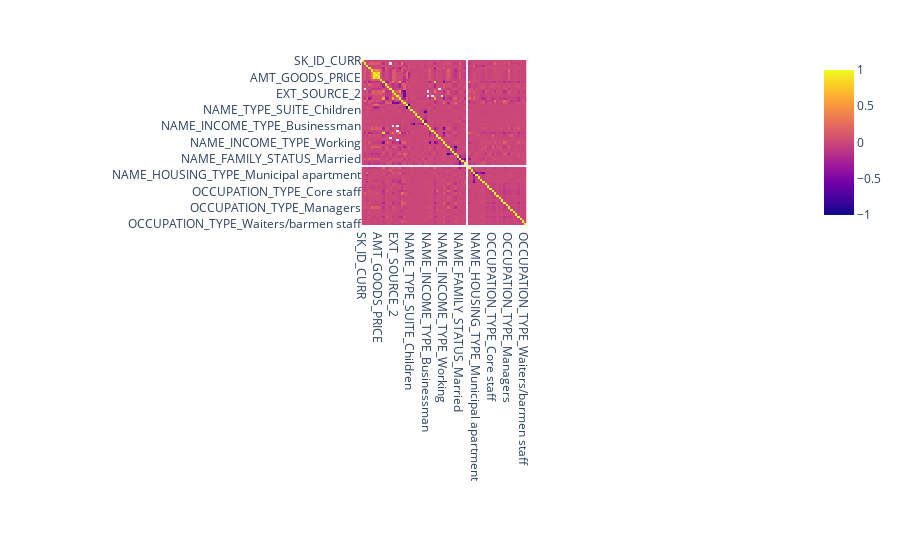

Notebook code for this chart:
### Markdown cell above
### [4] Comparing the model predictions with respect to the original training data¶
#### [4.1] Manual correlation matrix after one hot encoding

### Code cell
df_test.reset_index(drop = True, inplace = True)
xgb_base_test_results = pd.DataFrame(xgb_base_test_results, columns = ['pred'])

test_correlation = pd.concat([df_test, xgb_base_test_results],
                             axis = 1)

test_correlation_dummies = pd.get_dummies(test_correlation)

fig = px.imshow(test_correlation_dummies.corr())
fig.show()

### Figure 1 — Plotly figure (JSON) as saved in the notebook; plotly's stock layout.template omitted (floating-point values rounded to 4 significant figures; data arrays with more than 128 entries replaced by an {"elided": "..."} marker saying what was removed)
{"data": [{"coloraxis": "coloraxis", "hovertemplate": "x: %{x}<br>y: %{y}<br>color: %{z}<extra></extra>", "name": "0", "type": "heatmap", "x": ["SK_ID_CURR", "FLAG_OWN_CAR", "FLAG_OWN_REALTY", "CNT_CHILDREN", "AMT_INCOME_TOTAL", "AMT_CREDIT", "AMT_ANNUITY", "AMT_GOODS_PRICE", "REGION_POPULATION_RELATIVE", "DAYS_EMPLOYED", "DAYS_REGISTRATION", "DAYS_ID_PUBLISH", "OWN_CAR_AGE", "EXT_SOURCE_1", "EXT_SOURCE_2", "EXT_SOURCE_3", "AGE", "CODE_GENDER_M", "pred", "NAME_CONTRACT_TYPE_Cash loans", "NAME_CONTRACT_TYPE_Revolving loans", "NAME_TYPE_SUITE_Children", "NAME_TYPE_SUITE_Family", "NAME_TYPE_SUITE_Group of people", "NAME_TYPE_SUITE_Other_A", "NAME_TYPE_SUITE_Other_B", "NAME_TYPE_SUITE_Spouse, partner", "NAME_TYPE_SUITE_Unaccompanied", "NAME_INCOME_TYPE_Businessman", "NAME_INCOME_TYPE_Commercial associate", "NAME_INCOME_TYPE_Maternity leave", "NAME_INCOME_TYPE_Pensioner", "NAME_INCOME_TYPE_State servant", "NAME_INCOME_TYPE_Student", "NAME_INCOME_TYPE_Unemployed", "NAME_INCOME_TYPE_Working", "NAME_EDUCATION_TYPE_Academic degree", "NAME_EDUCATION_TYPE_Higher education", "NAME_EDUCATION_TYPE_Incomplete higher", "NAME_EDUCATION_TYPE_Lower secondary", "NAME_EDUCATION_TYPE_Secondary / secondary special", "NAME_FAMILY_STATUS_Civil marriage", "NAME_FAMILY_STATUS_Married", "NAME_FAMILY_STATUS_Separated", "NAME_FAMILY_STATUS_Single / not married", "NAME_FAMILY_STATUS_Unknown", "NAME_FAMILY_STATUS_Widow", "NAME_HOUSING_TYPE_Co-op apartment", "NAME_HOUSING_TYPE_House / apartment", "NAME_HOUSING_TYPE_Municipal apartment", "NAME_HOUSING_TYPE_Office apartment", "NAME_HOUSING_TYPE_Rented apartment", "NAME_HOUSING_TYPE_With parents", "OCCUPATION_TYPE_Accountants", "OCCUPATION_TYPE_Cleaning staff", "OCCUPATION_TYPE_Cooking staff", "OCCUPATION_TYPE_Core staff", "OCCUPATION_TYPE_Drivers", "OCCUPATION_TYPE_HR staff", "OCCUPATION_TYPE_High skill tech staff", "OCCUPATION_TYPE_IT staff", "OCCUPATION_TYPE_Laborers", "OCCUPATION_TYPE_Low-skill Laborers", "OCCUPATION_TYPE_Managers", "OCCUPATION_TYPE_Medicine staff", "OCCUPATION_TYPE_Private service staff", "OCCUPATION_TYPE_Realty agents", "OCCUPATION_TYPE_Sales staff", "OCCUPATION_TYPE_Secretaries", "OCCUPATION_TYPE_Security staff", "OCCUPATION_TYPE_Waiters/barmen staff"], "xaxis": "x", "y": ["SK_ID_CURR", "FLAG_OWN_CAR", "FLAG_OWN_REALTY", "CNT_CHILDREN", "AMT_INCOME_TOTAL", "AMT_CREDIT", "AMT_ANNUITY", "AMT_GOODS_PRICE", "REGION_POPULATION_RELATIVE", "DAYS_EMPLOYED", "DAYS_REGISTRATION", "DAYS_ID_PUBLISH", "OWN_CAR_AGE", "EXT_SOURCE_1", "EXT_SOURCE_2", "EXT_SOURCE_3", "AGE", "CODE_GENDER_M", "pred", "NAME_CONTRACT_TYPE_Cash loans", "NAME_CONTRACT_TYPE_Revolving loans", "NAME_TYPE_SUITE_Children", "NAME_TYPE_SUITE_Family", "NAME_TYPE_SUITE_Group of people", "NAME_TYPE_SUITE_Other_A", "NAME_TYPE_SUITE_Other_B", "NAME_TYPE_SUITE_Spouse, partner", "NAME_TYPE_SUITE_Unaccompanied", "NAME_INCOME_TYPE_Businessman", "NAME_INCOME_TYPE_Commercial associate", "NAME_INCOME_TYPE_Maternity leave", "NAME_INCOME_TYPE_Pensioner", "NAME_INCOME_TYPE_State servant", "NAME_INCOME_TYPE_Student", "NAME_INCOME_TYPE_Unemployed", "NAME_INCOME_TYPE_Working", "NAME_EDUCATION_TYPE_Academic degree", "NAME_EDUCATION_TYPE_Higher education", "NAME_EDUCATION_TYPE_Incomplete higher", "NAME_EDUCATION_TYPE_Lower secondary", "NAME_EDUCATION_TYPE_Secondary / secondary special", "NAME_FAMILY_STATUS_Civil marriage", "NAME_FAMILY_STATUS_Married", "NAME_FAMILY_STATUS_Separated", "NAME_FAMILY_STATUS_Single / not married", "NAME_FAMILY_STATUS_Unknown", "NAME_FAMILY_STATUS_Widow", "NAME_HOUSING_TYPE_Co-op apartment", "NAME_HOUSING_TYPE_House / apartment", "NAME_HOUSING_TYPE_Municipal apartment", "NAME_HOUSING_TYPE_Office apartment", "NAME_HOUSING_TYPE_Rented apartment", "NAME_HOUSING_TYPE_With parents", "OCCUPATION_TYPE_Accountants", "OCCUPATION_TYPE_Cleaning staff", "OCCUPATION_TYPE_Cooking staff", "OCCUPATION_TYPE_Core staff", "OCCUPATION_TYPE_Drivers", "OCCUPATION_TYPE_HR staff", "OCCUPATION_TYPE_High skill tech staff", "OCCUPATION_TYPE_IT staff", "OCCUPATION_TYPE_Laborers", "OCCUPATION_TYPE_Low-skill Laborers", "OCCUPATION_TYPE_Managers", "OCCUPATION_TYPE_Medicine staff", "OCCUPATION_TYPE_Private service staff", "OCCUPATION_TYPE_Realty agents", "OCCUPATION_TYPE_Sales staff", "OCCUPATION_TYPE_Secretaries", "OCCUPATION_TYPE_Security staff", "OCCUPATION_TYPE_Waiters/barmen staff"], "yaxis": "y", "z": {"elided": "71x71 float values"}}], "layout": {"coloraxis": {"colorscale": [[0, "#0d0887"], [0.1111, "#46039f"], [0.2222, "#7201a8"], [0.3333, "#9c179e"], [0.4444, "#bd3786"], [0.5556, "#d8576b"], [0.6667, "#ed7953"], [0.7778, "#fb9f3a"], [0.8889, "#fdca26"], [1, "#f0f921"]]}, "margin": {"t": 60}, "xaxis": {"anchor": "y", "constrain": "domain", "domain": [0, 1], "scaleanchor": "y"}, "yaxis": {"anchor": "x", "autorange": "reversed", "constrain": "domain", "domain": [0, 1]}}}
